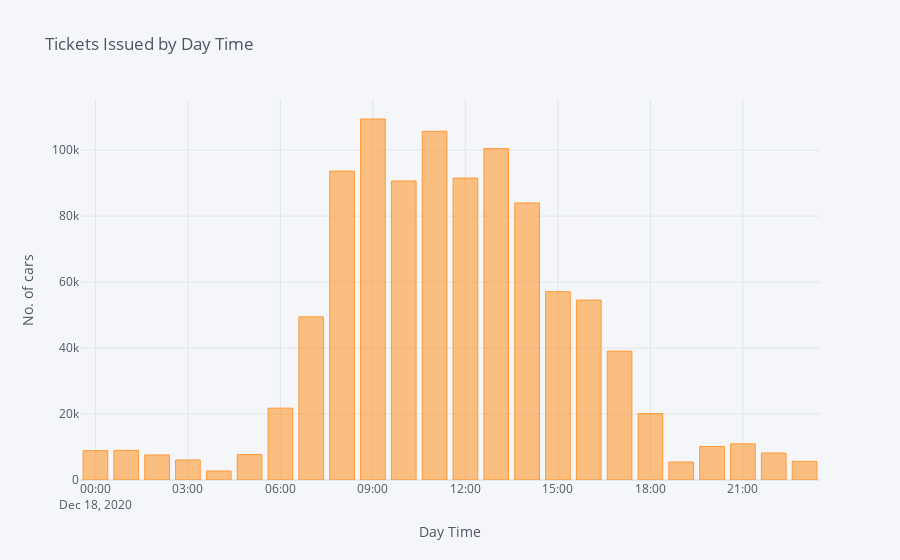

The code cell stored with this chart in its notebook:
### Code cell
df_new2['Violation Time'].groupby(pd.Grouper(freq='60Min')).count().iplot(kind="bar",bins=30,
               title="Tickets Issued by Day Time",
              xTitle="Day Time",
            yTitle="No. of cars");

### Figure 1 — Plotly figure (JSON) as saved in the notebook; plotly's stock layout.template omitted (floating-point values rounded to 4 significant figures)
{"data": [{"marker": {"color": "rgba(255, 153, 51, 0.6)", "line": {"color": "rgba(255, 153, 51, 1.0)", "width": 1}}, "name": "Violation Time", "orientation": "v", "text": "", "type": "bar", "x": ["2020-12-18 00:00:00", "2020-12-18 01:00:00", "2020-12-18 02:00:00", "2020-12-18 03:00:00", "2020-12-18 04:00:00", "2020-12-18 05:00:00", "2020-12-18 06:00:00", "2020-12-18 07:00:00", "2020-12-18 08:00:00", "2020-12-18 09:00:00", "2020-12-18 10:00:00", "2020-12-18 11:00:00", "2020-12-18 12:00:00", "2020-12-18 13:00:00", "2020-12-18 14:00:00", "2020-12-18 15:00:00", "2020-12-18 16:00:00", "2020-12-18 17:00:00", "2020-12-18 18:00:00", "2020-12-18 19:00:00", "2020-12-18 20:00:00", "2020-12-18 21:00:00", "2020-12-18 22:00:00", "2020-12-18 23:00:00"], "y": [8897, 8996, 7596, 6073, 2733, 7725, 21779, 49462, 93641, 109442, 90654, 105717, 91531, 100464, 84004, 57098, 54550, 39072, 20129, 5465, 10153, 10960, 8188, 5665]}], "layout": {"legend": {"bgcolor": "#F5F6F9", "font": {"color": "#4D5663"}}, "paper_bgcolor": "#F5F6F9", "plot_bgcolor": "#F5F6F9", "title": {"font": {"color": "#4D5663"}, "text": "Tickets Issued by Day Time"}, "xaxis": {"gridcolor": "#E1E5ED", "showgrid": true, "tickfont": {"color": "#4D5663"}, "title": {"font": {"color": "#4D5663"}, "text": "Day Time"}, "zerolinecolor": "#E1E5ED"}, "yaxis": {"gridcolor": "#E1E5ED", "showgrid": true, "tickfont": {"color": "#4D5663"}, "title": {"font": {"color": "#4D5663"}, "text": "No. of cars"}, "zerolinecolor": "#E1E5ED"}}}
